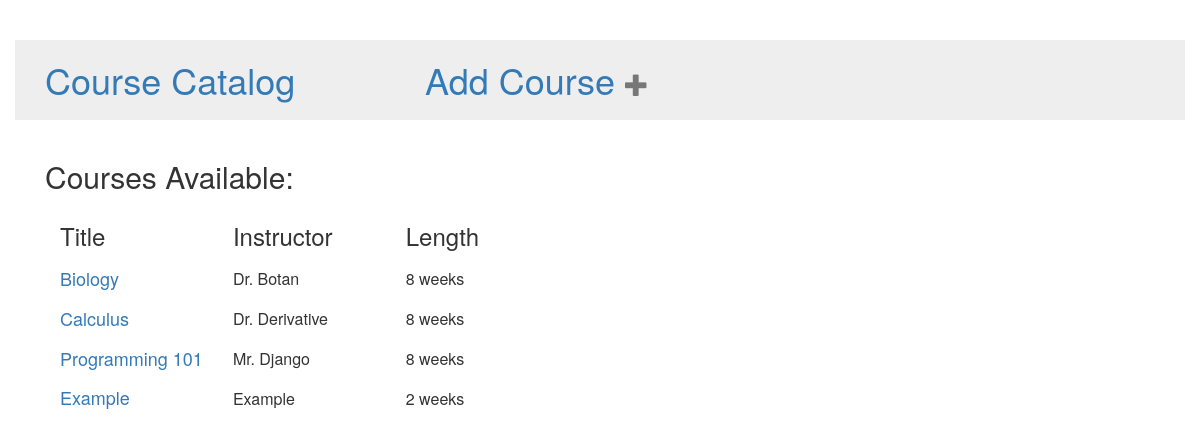
Before: / with the older database file.
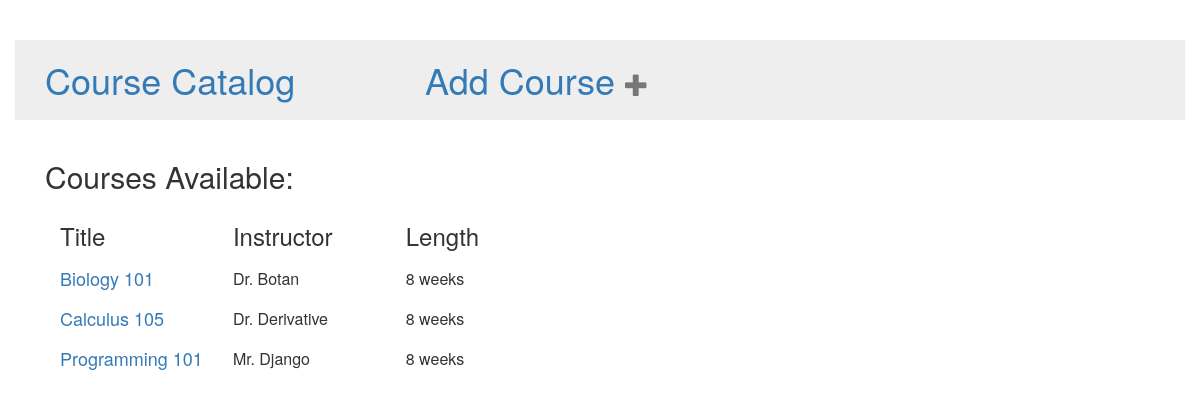
After: the same page with the newer database file.
### main/models.py (models this page shows)
class Course(models.Model):
    title = models.CharField(max_length = 200)
    description = models.CharField(max_length = 300)
    instructor = models.CharField(max_length = 100)
    course_length = models.CharField(max_length=30, choices=DURATION, default=DURATION[0][0])
    art = models.ImageField(upload_to='uploads/')

### main/views.py (the view)
# urls.py: url(r'^$', views.course_list, name = 'course_list'),
def course_list(request):
    courses = Course.objects.filter()
    return render(request, 'main/course_list.html', {'courses': courses})

### main/templates/main/course_list.html
{% extends 'main/base.html' %}
{% block content %}
  <div class="container">
    <h2> Courses Available:</h2>
    <table class="table-responsive">
      <thead>
      <tr>
        <td class="col-md-4 col-md-offset-3"><h3>Title</h3></td>
        <td class="col-md-4 col-md-offset-3"><h3>Instructor</h3></td>
        <td class="col-md-4 col-md-offset-3"><h3>Length</h3></td>
      </tr>
      </thead>
      {% for course in courses %}
        <tr>
          <td class="col-md-4 col-md-offset-3"><h4><a href="{% url 'course_detail' pk=course.pk %}">{{ course.title }}</h4></a></td>
          <td class="col-md-4 col-md-offset-3">{{ course.instructor }}</td>
          <td class="col-md-4 col-md-offset-3">{{ course.course_length }} weeks</td>
        </tr>
      {% endfor %}
    </table>
  </div>
{% endblock %}

### main/templates/main/base.html
{% load static %}
<html>
  <head>
    <link rel="stylesheet" type="text/css" href="//maxcdn.bootstrapcdn.com/bootstrap/3.2.0/css/bootstrap.min.css">
    <link rel="stylesheet" type="text/css" href="//maxcdn.bootstrapcdn.com/bootstrap/3.2.0/css/bootstrap-theme.min.css">
    <link rel="stylesheet" type="text/css" href="{% static 'main.css' %}">
  </head>
  <body>
    <div class="page-header container">
      <h1 class="col-md-4"><a href="/" class="top-menu top-header">Course Catalog</a></h1>
      <div class="col-md-4">
        <a href="{% url 'course_new' %}" class="top-menu top-header">
          <h1>Add Course
            <small><span class="glyphicon glyphicon-plus"></span></small>
          </h1>
        </a>
      </div>
    </div>
    <div class="content container">
      <div class = "row">
        <div class="col-md-8">
          {% block content %}
          {% endblock %}
        </div>
      </div>
    </div>
  </body>
</html>

### main/static/main.css (style rules this page uses)
.page-header { background-color: #EEEEEE; }
.top-header { text = #282C34; text-decoration: none; }

Changed rows visible on the page:
removed Course: title "Example", instructor "Example", course_length "2"
changed Course "Dr. Botan": title "Biology" → "Biology 101"
changed Course "Dr. Derivative": title "Calculus" → "Calculus 105"
